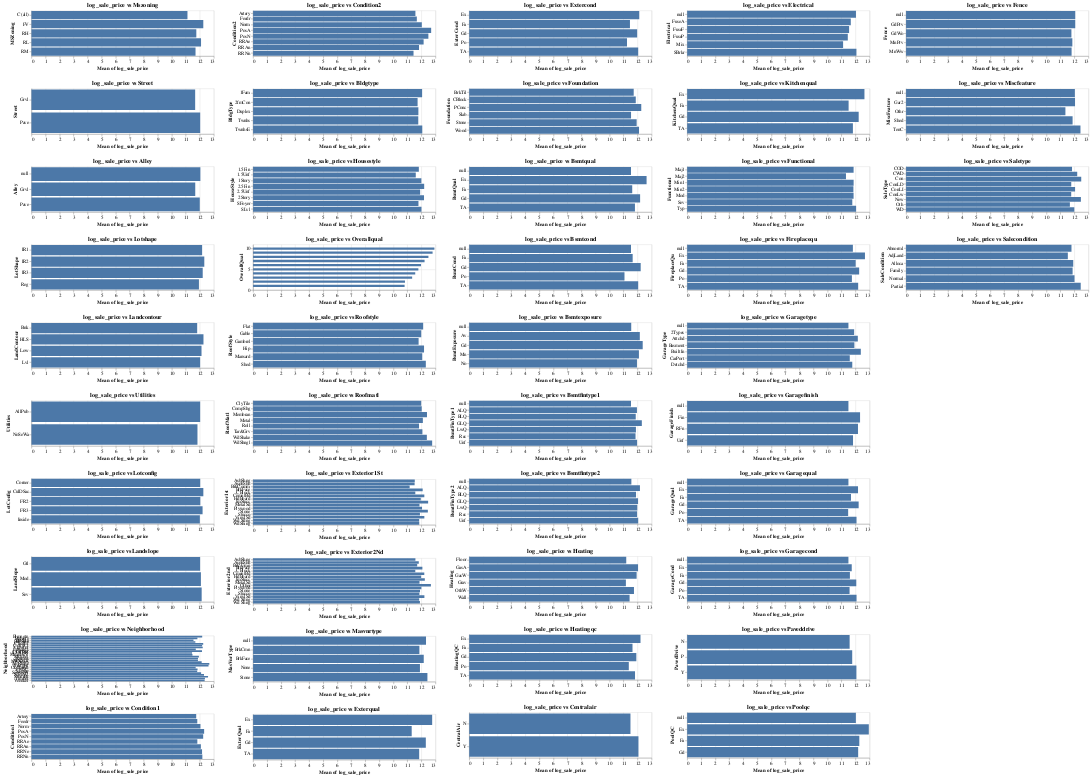

Notebook code for this chart:
### Markdown cell above
## b) Chart Distribution

### Code cell
width = 400
height = 100
chart_list = []
for col in cat_cols:
    c = alt.Chart(train_df).mark_bar().encode(y=col, 
                                       x='mean(log_sale_price)').properties(width=width, 
                                                                            height=height, title = f'log_sale_price vs {col.title()}')
    chart_list.append(c)

dict_v = {}
for item in np.arange(0, 50, 10):
    dict_v[f"ca_{item}"] = alt.vconcat(*chart_list[item:item+10])
alt.hconcat(*list(dict_v.values()))

### Figure 1 — Vega-Lite specification as saved in the notebook (floating-point values rounded to 4 significant figures; data arrays with more than 128 entries replaced by an {"elided": "..."} marker saying what was removed)
{"config": {"view": {"continuousWidth": 300, "continuousHeight": 300}}, "hconcat": [{"vconcat": [{"mark": {"type": "bar"}, "encoding": {"x": {"aggregate": "mean", "field": "log_sale_price", "type": "quantitative"}, "y": {"field": "MSZoning", "type": "nominal"}}, "height": 100, "title": "log_sale_price vs Mszoning", "width": 400}, {"mark": {"type": "bar"}, "encoding": {"x": {"aggregate": "mean", "field": "log_sale_price", "type": "quantitative"}, "y": {"field": "Street", "type": "nominal"}}, "height": 100, "title": "log_sale_price vs Street", "width": 400}, {"mark": {"type": "bar"}, "encoding": {"x": {"aggregate": "mean", "field": "log_sale_price", "type": "quantitative"}, "y": {"field": "Alley", "type": "nominal"}}, "height": 100, "title": "log_sale_price vs Alley", "width": 400}, {"mark": {"type": "bar"}, "encoding": {"x": {"aggregate": "mean", "field": "log_sale_price", "type": "quantitative"}, "y": {"field": "LotShape", "type": "nominal"}}, "height": 100, "title": "log_sale_price vs Lotshape", "width": 400}, {"mark": {"type": "bar"}, "encoding": {"x": {"aggregate": "mean", "field": "log_sale_price", "type": "quantitative"}, "y": {"field": "LandContour", "type": "nominal"}}, "height": 100, "title": "log_sale_price vs Landcontour", "width": 400}, {"mark": {"type": "bar"}, "encoding": {"x": {"aggregate": "mean", "field": "log_sale_price", "type": "quantitative"}, "y": {"field": "Utilities", "type": "nominal"}}, "height": 100, "title": "log_sale_price vs Utilities", "width": 400}, {"mark": {"type": "bar"}, "encoding": {"x": {"aggregate": "mean", "field": "log_sale_price", "type": "quantitative"}, "y": {"field": "LotConfig", "type": "nominal"}}, "height": 100, "title": "log_sale_price vs Lotconfig", "width": 400}, {"mark": {"type": "bar"}, "encoding": {"x": {"aggregate": "mean", "field": "log_sale_price", "type": "quantitative"}, "y": {"field": "LandSlope", "type": "nominal"}}, "height": 100, "title": "log_sale_price vs Landslope", "width": 400}, {"mark": {"type": "bar"}, "encoding": {"x": {"aggregate": "mean", "field": "log_sale_price", "type": "quantitative"}, "y": {"field": "Neighborhood", "type": "nominal"}}, "height": 100, "title": "log_sale_price vs Neighborhood", "width": 400}, {"mark": {"type": "bar"}, "encoding": {"x": {"aggregate": "mean", "field": "log_sale_price", "type": "quantitative"}, "y": {"field": "Condition1", "type": "nominal"}}, "height": 100, "title": "log_sale_price vs Condition1", "width": 400}]}, {"vconcat": [{"mark": {"type": "bar"}, "encoding": {"x": {"aggregate": "mean", "field": "log_sale_price", "type": "quantitative"}, "y": {"field": "Condition2", "type": "nominal"}}, "height": 100, "title": "log_sale_price vs Condition2", "width": 400}, {"mark": {"type": "bar"}, "encoding": {"x": {"aggregate": "mean", "field": "log_sale_price", "type": "quantitative"}, "y": {"field": "BldgType", "type": "nominal"}}, "height": 100, "title": "log_sale_price vs Bldgtype", "width": 400}, {"mark": {"type": "bar"}, "encoding": {"x": {"aggregate": "mean", "field": "log_sale_price", "type": "quantitative"}, "y": {"field": "HouseStyle", "type": "nominal"}}, "height": 100, "title": "log_sale_price vs Housestyle", "width": 400}, {"mark": {"type": "bar"}, "encoding": {"x": {"aggregate": "mean", "field": "log_sale_price", "type": "quantitative"}, "y": {"field": "OverallQual", "type": "quantitative"}}, "height": 100, "title": "log_sale_price vs Overallqual", "width": 400}, {"mark": {"type": "bar"}, "encoding": {"x": {"aggregate": "mean", "field": "log_sale_price", "type": "quantitative"}, "y": {"field": "RoofStyle", "type": "nominal"}}, "height": 100, "title": "log_sale_price vs Roofstyle", "width": 400}, {"mark": {"type": "bar"}, "encoding": {"x": {"aggregate": "mean", "field": "log_sale_price", "type": "quantitative"}, "y": {"field": "RoofMatl", "type": "nominal"}}, "height": 100, "title": "log_sale_price vs Roofmatl", "width": 400}, {"mark": {"type": "bar"}, "encoding": {"x": {"aggregate": "mean", "field": "log_sale_price", "type": "quantitative"}, "y": {"field": "Exterior1st", "type": "nominal"}}, "height": 100, "title": "log_sale_price vs Exterior1St", "width": 400}, {"mark": {"type": "bar"}, "encoding": {"x": {"aggregate": "mean", "field": "log_sale_price", "type": "quantitative"}, "y": {"field": "Exterior2nd", "type": "nominal"}}, "height": 100, "title": "log_sale_price vs Exterior2Nd", "width": 400}, {"mark": {"type": "bar"}, "encoding": {"x": {"aggregate": "mean", "field": "log_sale_price", "type": "quantitative"}, "y": {"field": "MasVnrType", "type": "nominal"}}, "height": 100, "title": "log_sale_price vs Masvnrtype", "width": 400}, {"mark": {"type": "bar"}, "encoding": {"x": {"aggregate": "mean", "field": "log_sale_price", "type": "quantitative"}, "y": {"field": "ExterQual", "type": "nominal"}}, "height": 100, "title": "log_sale_price vs Exterqual", "width": 400}]}, {"vconcat": [{"mark": {"type": "bar"}, "encoding": {"x": {"aggregate": "mean", "field": "log_sale_price", "type": "quantitative"}, "y": {"field": "ExterCond", "type": "nominal"}}, "height": 100, "title": "log_sale_price vs Extercond", "width": 400}, {"mark": {"type": "bar"}, "encoding": {"x": {"aggregate": "mean", "field": "log_sale_price", "type": "quantitative"}, "y": {"field": "Foundation", "type": "nominal"}}, "height": 100, "title": "log_sale_price vs Foundation", "width": 400}, {"mark": {"type": "bar"}, "encoding": {"x": {"aggregate": "mean", "field": "log_sale_price", "type": "quantitative"}, "y": {"field": "BsmtQual", "type": "nominal"}}, "height": 100, "title": "log_sale_price vs Bsmtqual", "width": 400}, {"mark": {"type": "bar"}, "encoding": {"x": {"aggregate": "mean", "field": "log_sale_price", "type": "quantitative"}, "y": {"field": "BsmtCond", "type": "nominal"}}, "height": 100, "title": "log_sale_price vs Bsmtcond", "width": 400}, {"mark": {"type": "bar"}, "encoding": {"x": {"aggregate": "mean", "field": "log_sale_price", "type": "quantitative"}, "y": {"field": "BsmtExposure", "type": "nominal"}}, "height": 100, "title": "log_sale_price vs Bsmtexposure", "width": 400}, {"mark": {"type": "bar"}, "encoding": {"x": {"aggregate": "mean", "field": "log_sale_price", "type": "quantitative"}, "y": {"field": "BsmtFinType1", "type": "nominal"}}, "height": 100, "title": "log_sale_price vs Bsmtfintype1", "width": 400}, {"mark": {"type": "bar"}, "encoding": {"x": {"aggregate": "mean", "field": "log_sale_price", "type": "quantitative"}, "y": {"field": "BsmtFinType2", "type": "nominal"}}, "height": 100, "title": "log_sale_price vs Bsmtfintype2", "width": 400}, {"mark": {"type": "bar"}, "encoding": {"x": {"aggregate": "mean", "field": "log_sale_price", "type": "quantitative"}, "y": {"field": "Heating", "type": "nominal"}}, "height": 100, "title": "log_sale_price vs Heating", "width": 400}, {"mark": {"type": "bar"}, "encoding": {"x": {"aggregate": "mean", "field": "log_sale_price", "type": "quantitative"}, "y": {"field": "HeatingQC", "type": "nominal"}}, "height": 100, "title": "log_sale_price vs Heatingqc", "width": 400}, {"mark": {"type": "bar"}, "encoding": {"x": {"aggregate": "mean", "field": "log_sale_price", "type": "quantitative"}, "y": {"field": "CentralAir", "type": "nominal"}}, "height": 100, "title": "log_sale_price vs Centralair", "width": 400}]}, {"vconcat": [{"mark": {"type": "bar"}, "encoding": {"x": {"aggregate": "mean", "field": "log_sale_price", "type": "quantitative"}, "y": {"field": "Electrical", "type": "nominal"}}, "height": 100, "title": "log_sale_price vs Electrical", "width": 400}, {"mark": {"type": "bar"}, "encoding": {"x": {"aggregate": "mean", "field": "log_sale_price", "type": "quantitative"}, "y": {"field": "KitchenQual", "type": "nominal"}}, "height": 100, "title": "log_sale_price vs Kitchenqual", "width": 400}, {"mark": {"type": "bar"}, "encoding": {"x": {"aggregate": "mean", "field": "log_sale_price", "type": "quantitative"}, "y": {"field": "Functional", "type": "nominal"}}, "height": 100, "title": "log_sale_price vs Functional", "width": 400}, {"mark": {"type": "bar"}, "encoding": {"x": {"aggregate": "mean", "field": "log_sale_price", "type": "quantitative"}, "y": {"field": "FireplaceQu", "type": "nominal"}}, "height": 100, "title": "log_sale_price vs Fireplacequ", "width": 400}, {"mark": {"type": "bar"}, "encoding": {"x": {"aggregate": "mean", "field": "log_sale_price", "type": "quantitative"}, "y": {"field": "GarageType", "type": "nominal"}}, "height": 100, "title": "log_sale_price vs Garagetype", "width": 400}, {"mark": {"type": "bar"}, "encoding": {"x": {"aggregate": "mean", "field": "log_sale_price", "type": "quantitative"}, "y": {"field": "GarageFinish", "type": "nominal"}}, "height": 100, "title": "log_sale_price vs Garagefinish", "width": 400}, {"mark": {"type": "bar"}, "encoding": {"x": {"aggregate": "mean", "field": "log_sale_price", "type": "quantitative"}, "y": {"field": "GarageQual", "type": "nominal"}}, "height": 100, "title": "log_sale_price vs Garagequal", "width": 400}, {"mark": {"type": "bar"}, "encoding": {"x": {"aggregate": "mean", "field": "log_sale_price", "type": "quantitative"}, "y": {"field": "GarageCond", "type": "nominal"}}, "height": 100, "title": "log_sale_price vs Garagecond", "width": 400}, {"mark": {"type": "bar"}, "encoding": {"x": {"aggregate": "mean", "field": "log_sale_price", "type": "quantitative"}, "y": {"field": "PavedDrive", "type": "nominal"}}, "height": 100, "title": "log_sale_price vs Paveddrive", "width": 400}, {"mark": {"type": "bar"}, "encoding": {"x": {"aggregate": "mean", "field": "log_sale_price", "type": "quantitative"}, "y": {"field": "PoolQC", "type": "nominal"}}, "height": 100, "title": "log_sale_price vs Poolqc", "width": 400}]}, {"vconcat": [{"mark": {"type": "bar"}, "encoding": {"x": {"aggregate": "mean", "field": "log_sale_price", "type": "quantitative"}, "y": {"field": "Fence", "type": "nominal"}}, "height": 100, "title": "log_sale_price vs Fence", "width": 400}, {"mark": {"type": "bar"}, "encoding": {"x": {"aggregate": "mean", "field": "log_sale_price", "type": "quantitative"}, "y": {"field": "MiscFeature", "type": "nominal"}}, "height": 100, "title": "log_sale_price vs Miscfeature", "width": 400}, {"mark": {"type": "bar"}, "encoding": {"x": {"aggregate": "mean", "field": "log_sale_price", "type": "quantitative"}, "y": {"field": "SaleType", "type": "nominal"}}, "height": 100, "title": "log_sale_price vs Saletype", "width": 400}, {"mark": {"type": "bar"}, "encoding": {"x": {"aggregate": "mean", "field": "log_sale_price", "type": "quantitative"}, "y": {"field": "SaleCondition", "type": "nominal"}}, "height": 100, "title": "log_sale_price vs Salecondition", "width": 400}]}], "data": {"name": "data-8a3387da8eb30e2131302990e271d8c9"}, "$schema": "https://vega.github.io/schema/vega-lite/v5.17.0.json", "datasets": {"data-8a3387da8eb30e2131302990e271d8c9": {"elided": "1460 records"}}}
